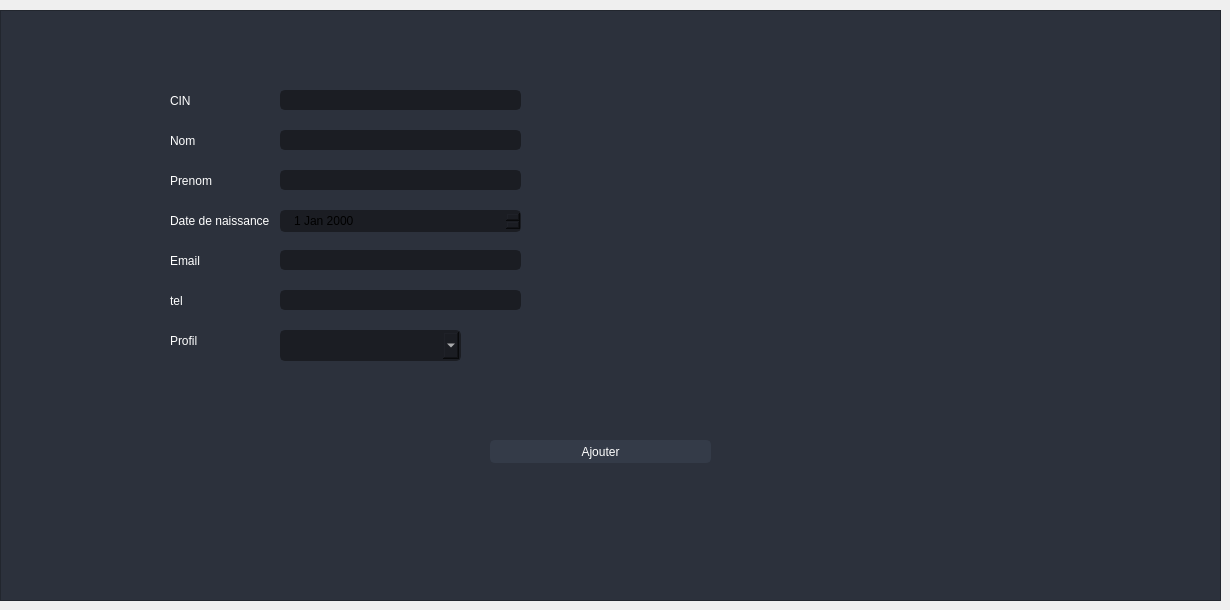
                    <widget class="QWidget" name="agent">
                     <attribute name="title">
                      <string>Ajouter agent</string>
                     </attribute>
                     <widget class="QLabel" name="label_2">
                      <property name="geometry">
                       <rect>
                        <x>170</x>
                        <y>90</y>
                        <width>101</width>
                        <height>21</height>
                       </rect>
                      </property>
                      <property name="styleSheet">
                       <string notr="true">color: rgb(255, 255, 255);</string>
                      </property>
                      <property name="text">
                       <string>CIN</string>
                      </property>
                     </widget>
                     <widget class="QLabel" name="label_3">
                      <property name="geometry">
                       <rect>
                        <x>170</x>
                        <y>130</y>
                        <width>101</width>
                        <height>21</height>
                       </rect>
                      </property>
                      <property name="styleSheet">
                       <string notr="true">color: rgb(255, 255, 255);</string>
                      </property>
                      <property name="text">
                       <string>Nom</string>
                      </property>
                     </widget>
                     <widget class="QLabel" name="label_4">
                      <property name="geometry">
                       <rect>
                        <x>170</x>
                        <y>170</y>
                        <width>101</width>
                        <height>21</height>
                       </rect>
                      </property>
                      <property name="styleSheet">
                       <string notr="true">color: rgb(255, 255, 255);</string>
                      </property>
                      <property name="text">
                       <string>Prenom</string>
                      </property>
                     </widget>
                     <widget class="QLabel" name="label_5">
                      <property name="geometry">
                       <rect>
                        <x>170</x>
                        <y>210</y>
                        <width>101</width>
                        <height>21</height>
                       </rect>
                      </property>
                      <property name="styleSheet">
                       <string notr="true">color: rgb(255, 255, 255);</string>
                      </property>
                      <property name="text">
                       <string>Date de naissance</string>
                      </property>
                     </widget>
                     <widget class="QLabel" name="label_6">
                      <property name="geometry">
                       <rect>
                        <x>170</x>
                        <y>250</y>
                        <width>101</width>
                        <height>21</height>
                       </rect>
                      </property>
                      <property name="styleSheet">
                       <string notr="true">color: rgb(255, 255, 255);</string>
                      </property>
                      <property name="text">
                       <string>Email</string>
                      </property>
                     </widget>
                     <widget class="QLabel" name="label_7">
                      <property name="geometry">
                       <rect>
                        <x>170</x>
                        <y>290</y>
                        <width>101</width>
                        <height>21</height>
                       </rect>
                      </property>
                      <property name="styleSheet">
                       <string notr="true">color: rgb(255, 255, 255);</string>
                      </property>
                      <property name="text">
                       <string>tel</string>
                      </property>
                     </widget>
                     <widget class="QLabel" name="label_8">
                      <property name="geometry">
                       <rect>
                        <x>170</x>
                        <y>330</y>
                        <width>101</width>
                        <height>21</height>
                       </rect>
                      </property>
                      <property name="styleSheet">
                       <string notr="true">color: rgb(255, 255, 255);</string>
                      </property>
                      <property name="text">
                       <string>Profil</string>
                      </property>
                     </widget>
                     <widget class="QLineEdit" name="CIN_1">
                      <property name="geometry">
                       <rect>
                        <x>280</x>
                        <y>90</y>
                        <width>241</width>
                        <height>20</height>
                       </rect>
                      </property>
                      <property name="styleSheet">
                       <string notr="true">QLineEdit {
	background-color: rgb(27, 29, 35);
	border-radius: 5px;
	border: 2px solid rgb(27, 29, 35);
	padding-left: 10px;
}
QLineEdit:hover {
	border: 2px solid rgb(64, 71, 88);
}
QLineEdit:focus {
	border: 2px solid rgb(91, 101, 124);
}</string>
                      </property>
                     </widget>
                     <widget class="QLineEdit" name="nom_1">
                      <property name="geometry">
                       <rect>
                        <x>280</x>
                        <y>130</y>
                        <width>241</width>
                        <height>20</height>
                       </rect>
                      </property>
                      <property name="styleSheet">
                       <string notr="true">QLineEdit {
	background-color: rgb(27, 29, 35);
	border-radius: 5px;
	border: 2px solid rgb(27, 29, 35);
	padding-left: 10px;
}
QLineEdit:hover {
	border: 2px solid rgb(64, 71, 88);
}
QLineEdit:focus {
	border: 2px solid rgb(91, 101, 124);
}</string>
                      </property>
                     </widget>
                     <widget class="QLineEdit" name="prenom_0">
                      <property name="geometry">
                       <rect>
                        <x>280</x>
                        <y>170</y>
                        <width>241</width>
                        <height>20</height>
                       </rect>
                      </property>
                      <property name="styleSheet">
                       <string notr="true">QLineEdit {
	background-color: rgb(27, 29, 35);
	border-radius: 5px;
	border: 2px solid rgb(27, 29, 35);
	padding-left: 10px;
}
QLineEdit:hover {
	border: 2px solid rgb(64, 71, 88);
}
QLineEdit:focus {
	border: 2px solid rgb(91, 101, 124);
}</string>
                      </property>
                     </widget>
                     <widget class="QLineEdit" name="email_0">
                      <property name="geometry">
                       <rect>
                        <x>280</x>
                        <y>250</y>
                        <width>241</width>
                        <height>20</height>
                       </rect>
                      </property>
                      <property name="styleSheet">
                       <string notr="true">QLineEdit {
	background-color: rgb(27, 29, 35);
	border-radius: 5px;
	border: 2px solid rgb(27, 29, 35);
	padding-left: 10px;
}
QLineEdit:hover {
	border: 2px solid rgb(64, 71, 88);
}
QLineEdit:focus {
	border: 2px solid rgb(91, 101, 124);
}</string>
                      </property>
                     </widget>
                     <widget class="QLineEdit" name="tel_0">
                      <property name="geometry">
                       <rect>
                        <x>280</x>
                        <y>290</y>
                        <width>241</width>
                        <height>20</height>
                       </rect>
                      </property>
                      <property name="styleSheet">
                       <string notr="true">QLineEdit {
	background-color: rgb(27, 29, 35);
	border-radius: 5px;
	border: 2px solid rgb(27, 29, 35);
	padding-left: 10px;
}
QLineEdit:hover {
	border: 2px solid rgb(64, 71, 88);
}
QLineEdit:focus {
	border: 2px solid rgb(91, 101, 124);
}</string>
                      </property>
                     </widget>
                     <widget class="QComboBox" name="comboBox">
                      <property name="geometry">
                       <rect>
                        <x>280</x>
                        <y>330</y>
                        <width>181</width>
                        <height>31</height>
                       </rect>
                      </property>
                      <property name="styleSheet">
                       <string notr="true">QComboBox{
	background-color: rgb(27, 29, 35);
	border-radius: 5px;
	border: 2px solid rgb(27, 29, 35);
	padding: 5px;
	padding-left: 10px;
	color: rgb(255, 255, 255);
	font: 10pt &quot;Segoe UI&quot;;
}
QComboBox:hover{
	border: 2px solid rgb(64, 71, 88);
}
QComboBox QAbstractItemView {
	color: rgb(85, 170, 255);	
	background-color: rgb(27, 29, 35);
	padding: 10px;
	selection-background-color: rgb(39, 44, 54);
}</string>
                      </property>
                     </widget>
                     <widget class="QPushButton" name="ajouter_0">
                      <property name="geometry">
                       <rect>
                        <x>490</x>
                        <y>440</y>
                        <width>221</width>
                        <height>23</height>
                       </rect>
                      </property>
                      <property name="styleSheet">
                       <string notr="true">QPushButton {
	color: rgb(255, 255, 255);
	border: 2px solid rgb(52, 59, 72);
	font: 9pt &quot;Segoe UI&quot;;
	border-radius: 5px;	
	background-color: rgb(52, 59, 72);
}
QPushButton:hover {
	background-color: rgb(57, 65, 80);
	border: 2px solid rgb(61, 70, 86);
}
QPushButton:pressed {	
	background-color: rgb(35, 40, 49);
	border: 2px solid rgb(43, 50, 61);
}</string>
                      </property>
                      <property name="text">
                       <string>Ajouter</string>
                      </property>
                     </widget>
                     <widget class="QFrame" name="frame">
                      <property name="geometry">
                       <rect>
                        <x>0</x>
                        <y>10</y>
                        <width>1221</width>
                        <height>591</height>
                       </rect>
                      </property>
                      <property name="styleSheet">
                       <string notr="true">background-color: rgb(44, 49, 60);</string>
                      </property>
                      <property name="frameShape">
                       <enum>QFrame::StyledPanel</enum>
                      </property>
                      <property name="frameShadow">
                       <enum>QFrame::Raised</enum>
                      </property>
                      <widget class="QDateEdit" name="date_0">
                       <property name="geometry">
                        <rect>
                         <x>280</x>
                         <y>200</y>
                         <width>241</width>
                         <height>22</height>
                        </rect>
                       </property>
                       <property name="styleSheet">
                        <string notr="true">QDateEdit {
	background-color: rgb(27, 29, 35);
	border-radius: 5px;
	border: 2px solid rgb(27, 29, 35);
	padding-left: 10px;
}
QDateEdit:hover {
	border: 2px solid rgb(64, 71, 88);
}
QDateEdit:focus {
	border: 2px solid rgb(91, 101, 124);
}</string>
                       </property>
                      </widget>
                      <widget class="QLabel" name="a1">
                       <property name="geometry">
                        <rect>
                         <x>530</x>
                         <y>80</y>
                         <width>21</width>
                         <height>21</height>
                        </rect>
                       </property>
                       <property name="text">
                        <string/>
                       </property>
                      </widget>
                      <widget class="QLabel" name="a2">
                       <property name="geometry">
                        <rect>
                         <x>530</x>
                         <y>120</y>
                         <width>21</width>
                         <height>21</height>
                        </rect>
                       </property>
                       <property name="text">
                        <string/>
                       </property>
                      </widget>
                      <widget class="QLabel" name="a3">
                       <property name="geometry">
                        <rect>
                         <x>530</x>
                         <y>160</y>
                         <width>21</width>
                         <height>21</height>
                        </rect>
                       </property>
                       <property name="text">
                        <string/>
                       </property>
                      </widget>
                      <widget class="QLabel" name="a4">
                       <property name="geometry">
                        <rect>
                         <x>530</x>
                         <y>240</y>
                         <width>21</width>
                         <height>21</height>
                        </rect>
                       </property>
                       <property name="text">
                        <string/>
                       </property>
                      </widget>
                      <widget class="QLabel" name="a5">
                       <property name="geometry">
                        <rect>
                         <x>530</x>
                         <y>280</y>
                         <width>21</width>
                         <height>21</height>
                        </rect>
                       </property>
                       <property name="text">
                        <string/>
                       </property>
                      </widget>
                      <widget class="QLabel" name="a6">
                       <property name="geometry">
                        <rect>
                         <x>530</x>
                         <y>200</y>
                         <width>21</width>
                         <height>21</height>
                        </rect>
                       </property>
                       <property name="text">
                        <string/>
                       </property>
                      </widget>
                     </widget>
                     <zorder>frame</zorder>
                     <zorder>label_2</zorder>
                     <zorder>label_3</zorder>
                     <zorder>label_4</zorder>
                     <zorder>label_5</zorder>
                     <zorder>label_6</zorder>
                     <zorder>label_7</zorder>
                     <zorder>label_8</zorder>
                     <zorder>CIN_1</zorder>
                     <zorder>nom_1</zorder>
                     <zorder>prenom_0</zorder>
                     <zorder>email_0</zorder>
                     <zorder>tel_0</zorder>
                     <zorder>comboBox</zorder>
                     <zorder>ajouter_0</zorder>
                    </widget>
